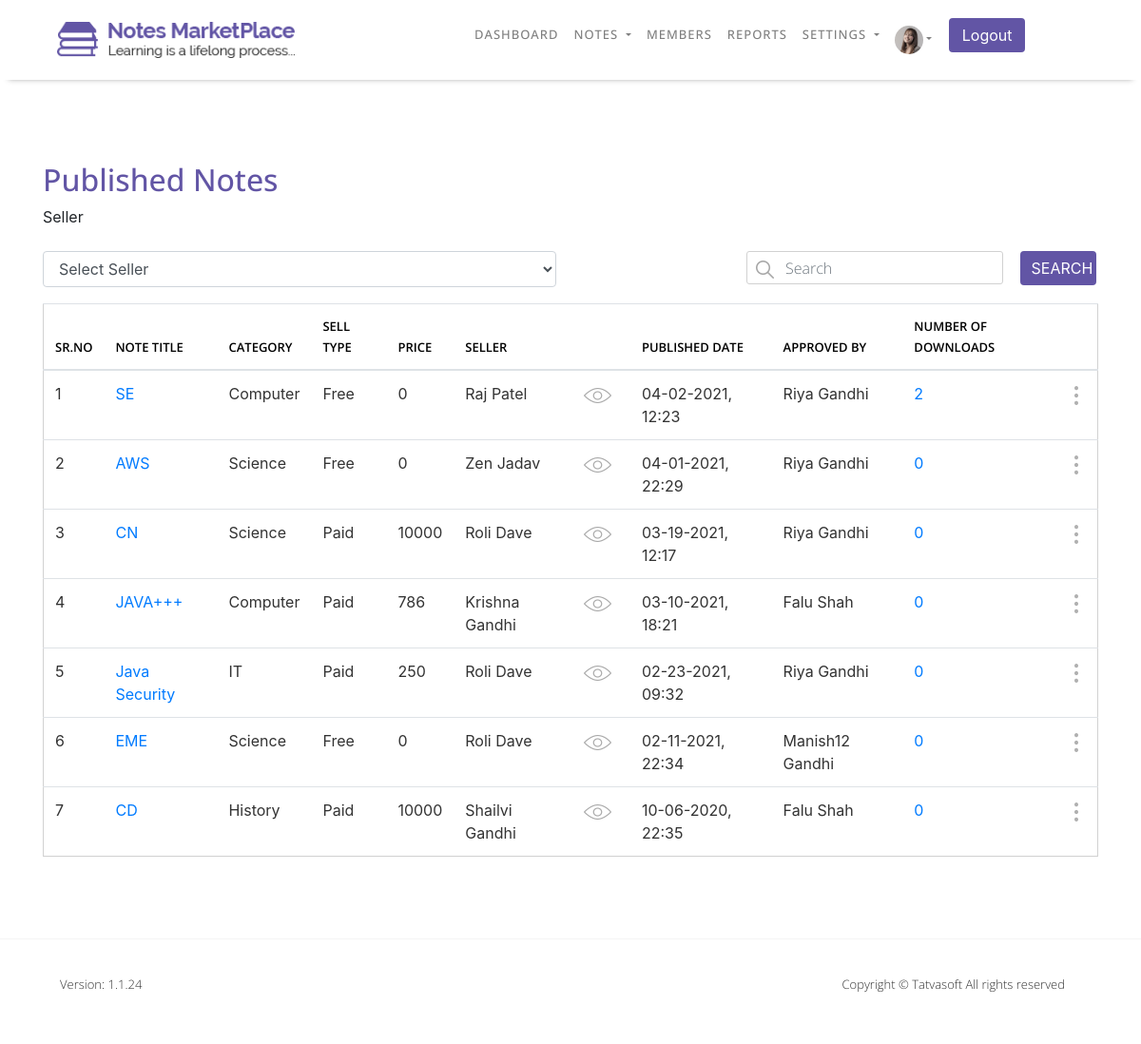
Before: /NOTESMARKETPLACE/Admin/Published_Notes.php (signed in) with the older database file.
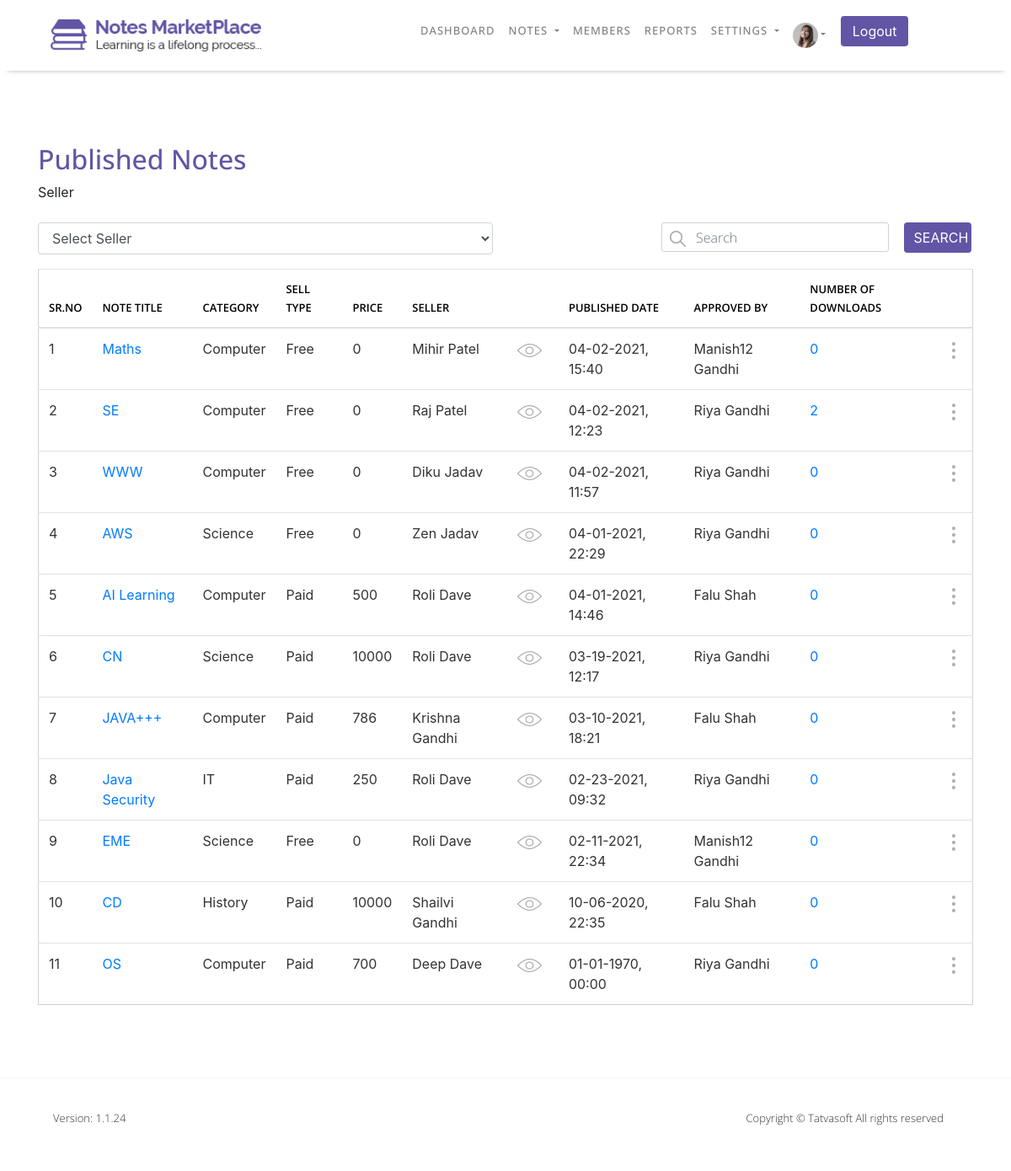
After: the same page with the newer database file.
### tables this page shows
CREATE TABLE `sellernotes` (
  `ID` int(11) NOT NULL COMMENT 'PRIMARY KEY',
  `SellerID` int(11) NOT NULL COMMENT 'FOREIGN KEY relationship with Users Table.',
  `Status` int(11) NOT NULL COMMENT 'FOREIGN KEY relationship with Referencedata Table.',
  `ActionBy` int(11) DEFAULT NULL COMMENT 'FOREIGN KEY relationship with Users Table.',
  `AdminRemarks` varchar(10000) DEFAULT NULL COMMENT 'Admin will enter the remarks when he will reject the notes or when he will mark status removed for notes via unpublished function.',
  `PublishedDate` datetime DEFAULT NULL,
  `Title` varchar(100) NOT NULL COMMENT 'FOREIGN KEY relationship with Category Table.',
  `Category` int(11) NOT NULL,
  `DisplayPicture` varchar(500) DEFAULT NULL,
  `NoteType` int(11) DEFAULT NULL COMMENT 'FOREIGN KEY relationship with Types Table.',
  `NumberOfPages` int(11) DEFAULT NULL,
  `Description` varchar(1000) NOT NULL,
  `UniversityName` varchar(200) DEFAULT NULL,
  `Country` int(11) DEFAULT NULL COMMENT 'FOREIGN KEY relationship with Countries Table.',
  `Course` varchar(100) DEFAULT NULL,
  `CourseCode` varchar(100) DEFAULT NULL,
  `Professor` varchar(100) DEFAULT NULL,
  `IsPaid` bit(2) NOT NULL DEFAULT b'0' COMMENT 'Set false if selling mode is free and set to true if selling mode is paid.',
  `SellingPrice` decimal(10,0) DEFAULT NULL COMMENT 'if selling mode is paid - selling price can not be null.',
  `NotesPreview` varchar(10000) DEFAULT NULL COMMENT 'if selling mode is paid - note preview cannot be null.',
  `CreatedDate` datetime DEFAULT current_timestamp() COMMENT 'Date and time when system has created this record.',
  `CreatedBy` int(11) DEFAULT NULL COMMENT 'UserID who has created this record.',
  `ModifiedDate` datetime DEFAULT current_timestamp() COMMENT 'Date and time when system has updated this record.',
  `ModifiedBy` int(11) DEFAULT NULL COMMENT 'UserID who has created this record.',
  `IsActive` bit(2) NOT NULL DEFAULT b'1' COMMENT 'Required Information, Default set to true.'
);

CREATE TABLE `categories` (
  `ID` int(11) NOT NULL COMMENT 'PRIMARY KEY',
  `Name` varchar(100) NOT NULL COMMENT 'Computer Science,IT, Politics, Sports, Cricket, etc.',
  `Description` varchar(500) NOT NULL COMMENT 'Description to explain what this category means.',
  `CreatedDate` datetime DEFAULT current_timestamp() COMMENT 'date and time when system has created this record.',
  `CreatedBy` int(11) DEFAULT NULL COMMENT 'UserID who has created this record.',
  `ModifiedDate` datetime DEFAULT current_timestamp() COMMENT 'Date and ime when system has updated this record.Super Admin ID you can insert static.',
  `ModifiedBy` int(11) DEFAULT NULL COMMENT 'UserID who has updated this record.',
  `IsActive` bit(2) NOT NULL DEFAULT b'1' COMMENT 'Required Information,Default set to true.'
);

CREATE TABLE `users` (
  `ID` int(11) NOT NULL COMMENT 'PRIMARY KEY',
  `RoleID` int(11) NOT NULL COMMENT 'FOREIGN KEY relationship with UserRoles table',
  `FirstName` varchar(50) NOT NULL COMMENT 'Required Information',
  `LastName` varchar(50) NOT NULL COMMENT 'Required Information',
  `EmailID` varchar(100) NOT NULL COMMENT 'Required Information | Unique EmailID across table.',
  `Password` varchar(24) NOT NULL COMMENT 'Required Information',
  `IsEmailVerified` bit(2) DEFAULT b'0' COMMENT 'Required Information, Default set to false.',
  `CreatedDate` datetime DEFAULT current_timestamp() COMMENT 'Date and time when system has created a record.',
  `CreatedBy` int(11) DEFAULT NULL COMMENT 'UserID who has created this record.',
  `ModifiedDate` datetime DEFAULT current_timestamp() COMMENT 'date and time when system has updated a record.',
  `ModifiedBy` int(11) DEFAULT NULL COMMENT 'UserID who updateds this record.',
  `IsActive` bit(2) NOT NULL DEFAULT b'1' COMMENT 'Required Information, default set to true.'
);

### NOTESMARKETPLACE/Admin/Published_Notes.php (the view, shortened to what the changed rows need)
<?php include "Config/Database-Connection.php"; ?>
    <?php
        if(isset($_SESSION['loggedin']) && $_SESSION['loggedin'] = true){
            include "Header.php";
        }else{
            header("Location: ../Login.php");
        }
    ?>
    <section id="published-notes">
        <div class="content-box-lg">
            <div class="container">
                <div class="row published-notes-row">
                    <div class="col-md-12 col-sm-12 col-12">
                        <div class="horizontal-heading">
                            <h2>Published Notes</h2>
                        </div>
                    </div>
                </div>
                            <?php
                                    if(isset($_GET['UserID'])){
                                        $UserID = $_GET['UserID'];
                                        $query = "SELECT DISTINCT SellerID FROM sellernotes WHERE SellerID=$UserID AND IsActive=1 AND Status=9";
                                    }else{
                                        $query = "SELECT DISTINCT SellerID FROM sellernotes WHERE Status=9 AND IsActive=1";
                                    }
                                        $Seller_Select = mysqli_query($connection,$query);
                                        while($row = mysqli_fetch_assoc($Seller_Select)){
                                            $SellerID = $row['SellerID'];
                                            $query = "SELECT * FROM users WHERE ID=$SellerID";
                                        }
                            ?>
                <div class="row published-notes-row">
                    <div class="col-md-12 col-sm-12 col-12">
                        <div class="table-responsive">
                            <table class="table" id="Published_Notes_table">
                                <thead>
                                    <tr>
                                        <th scope="col">SR.NO</th>
                                        <th scope="col">NOTE TITLE</th>
                                        <th scope="col">CATEGORY</th>
                                        <th scope="col">SELL TYPE</th>
                                        <th scope="col">PRICE</th>
                                        <th scope="col">SELLER</th>
                                        <th scope="col"></th>
                                        <th scope="col">PUBLISHED DATE</th>
                                        <th scope="col">APPROVED BY</th>
                                        <th scope="col">NUMBER OF DOWNLOADS</th>
                                        <th scope="col"></th>
                                    </tr>
                                </thead>
                                <tbody>
                            <?php
                                if(isset($_GET['UserID'])){
                                    $UserID = $_GET['UserID'];
                                    $query = "SELECT * FROM sellernotes WHERE SellerID=$UserID AND IsActive=1 AND Status=9 ORDER BY PublishedDate DESC";
                                }else{
                                    $query = "SELECT * FROM sellernotes WHERE Status=9 AND IsActive=1 ORDER BY PublishedDate DESC";
                                }
                                    $Search_all = mysqli_query($connection,$query);
                                    if(mysqli_num_rows($Search_all)!=0){
                                        $j=1;
                                        while($row =mysqli_fetch_assoc($Search_all)){
                                            $ID = $row['ID'];
                                            $Title = $row['Title'];
                                            $CategoryID = $row['Category'];
                                            $SellingPrice = $row['SellingPrice'];
                                            $IsPaid = $row['IsPaid'];
                                            $SellerID = $row['SellerID'];
                                            $PDate = $row['PublishedDate'];
                                            $PublishedDate = date("m-d-Y, H:i",
                                            strtotime($PDate));
                                        $query = "SELECT * FROM categories WHERE ID=$CategoryID";
                                        $category_select = mysqli_query($connection,$query);
                                        if($row = mysqli_fetch_assoc($category_select)){
                                            $Category = $row['Name'];
                                        }else{
                                            die("Query Failed" . mysqli_error($connection));
                                        }
                                        $query = "SELECT * FROM users WHERE ID=$SellerID";
                                        $category_select = mysqli_query($connection,$query);
                                        if($row = mysqli_fetch_assoc($category_select)){
                                            $SID=$row['ID'];
                                            $FirstName = $row['FirstName'];
                                            $LastName = $row['LastName'];
                                        }else{
                                            die("Query Failed" . mysqli_error($connection));
                                        }
                                        $query = "SELECT * FROM sellernotes WHERE Status=9 AND ID=$ID";
                                        $Reject_ID_Select = mysqli_query($connection,$query);
                                        if($row = mysqli_fetch_assoc($Reject_ID_Select)){
                                            $ActionBy = $row['ActionBy'];
                                        }
                                        $query = "SELECT * FROM users WHERE ID=$ActionBy";
                                        $Approved_By_Select = mysqli_query($connection,$query);
                                        if($row = mysqli_fetch_assoc($Approved_By_Select)){
                                            $Approved_FirstName = $row['FirstName'];
                                            $Approved_LastName = $row['LastName'];
                                        }
                                        $query = "SELECT * FROM downloads WHERE IsAttachmentDownloaded=1 AND NoteID=$SID";
                                        $Notes_Downloads = mysqli_query($connection,$query);
                                        $Notes_Downloads_Count = mysqli_num_rows($Notes_Downloads);
                                        echo "<tr>
                                            <td>$j</td>
                                            <td><a href='Notes_Details.php?Note=$ID'>$Title</a></td>
                                            <td>$Category</td>";
                                        if($IsPaid==1){
                                            echo"<td>Paid</td>";
                                        }else{
                                            echo"<td>Free</td>";
                                        }
                                        echo"<td>$SellingPrice</td>
                                            <td>$FirstName"." "."$LastName</td>
                                            <td><a href='Member_Details.php?Member=$SID'><img src='images/tables/eye.png' alt='Eye Image' class='img-responsive'></a></td>
                                            <td>$PublishedDate</td>
                                            <td>$Approved_FirstName"." "."$Approved_LastName</td>
                                            <td><a href='Downloaded_Notes.php?NoteID=$SellerID'>$Notes_Downloads_Count</a></td>
                                            <td>
                                                <div class='dropdown'>
                                                    <img src='images/tables/dots.png' alt='Setting Image' class='dropbtn'>
                                                    <div class='dropdown-content'>
                                                        <a href='Attachment_Download.php?Download=$ID'>Downloaded Notes</a>
                                                        <a href='Notes_Details.php?Note=$ID'>View More Details</a>
                                                        <a href='#' data-toggle='modal' data-target='#ReviewModal$j'>Unpublish</a>
                                                    </div>
                                                </div>
                                            </td>";
                                ?>
                            <?php
                                            $j++;
                                    }
                                }
                            ?>
                                </tbody>
                            </table>
                        </div>
                    </div>
                </div>
            </div>
        </div>
    </section>
<?php include "Footer.php"; ?>

Changed rows visible on the page:
now on this page (row edited): sellernotes: Title "Maths", Category.Name "Computer", IsPaid "Free", SellingPrice "0", SellerID.FirstName "Mihir", SellerID.LastName "Patel", PublishedDate "04-02-2021, 15:40", ActionBy.FirstName "Manish12", ActionBy.LastName "Gandhi", Notes_Downloads_Count "0"
now on this page (row edited): sellernotes: Title "WWW", Category.Name "Computer", IsPaid "Free", SellingPrice "0", SellerID.FirstName "Diku", SellerID.LastName "Jadav", PublishedDate "04-02-2021, 11:57", ActionBy.FirstName "Riya", ActionBy.LastName "Gandhi", Notes_Downloads_Count "0"
now on this page (row edited): sellernotes: Title "AI Learning", Category.Name "Computer", IsPaid "Paid", SellingPrice "500", SellerID.FirstName "Roli", SellerID.LastName "Dave", PublishedDate "04-01-2021, 14:46", ActionBy.FirstName "Falu", ActionBy.LastName "Shah", Notes_Downloads_Count "0"
now on this page (row edited): sellernotes: Title "OS", Category.Name "Computer", IsPaid "Paid", SellingPrice "700", SellerID.FirstName "Deep", SellerID.LastName "Dave", PublishedDate "01-01-1970, 00:00", ActionBy.FirstName "Riya", ActionBy.LastName "Gandhi", Notes_Downloads_Count "0"
